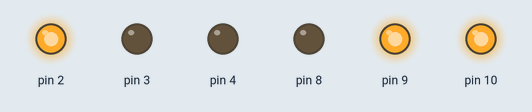
Simulated run of this sketch. Board: Arduino Uno, built with avr-gcc and run on an emulated ATmega328P. Parts: output pins drawn as LEDs (lit = HIGH).

Above: at 0.2 s.
At 1.2 s:
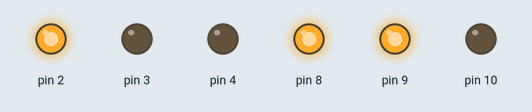
At 1.7 s:
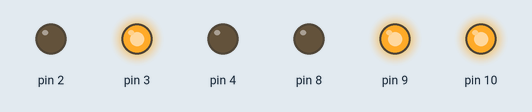
At 2.7 s:
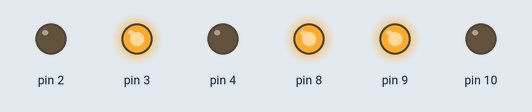
At 3.7 s:
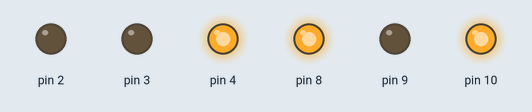
At 5.2 s:
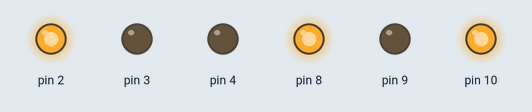
Timing chart, 0 to 5.9 s (numbered marks = the images above):
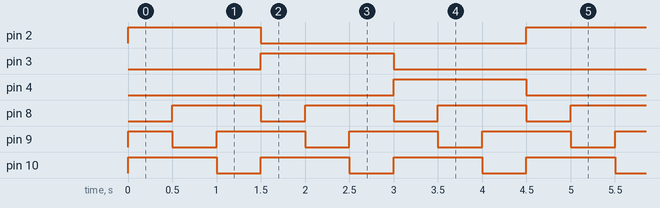

Measured:
- by itself, pin 2–4: alternates HIGH for 1.5 s and LOW for 3.0 s
- by itself, pin 8, pin 10: alternates HIGH for 1.0 s and LOW for 0.50 s
- by itself, pin 9: repeats every 1.5 s: LOW 0.50 s, HIGH 1.0 s

The sketch:

_02_-_Testando_matriz.ino
```cpp
// Linha 1 - Pino 2
// Linha 2 - Pino 3
// Linha 3 - Pino 4

// Coluna 1 - Pino 8
// Coluna 2 - Pino 9
// Coluna 3 - Pino 10

void setup() {
  pinMode(2,OUTPUT);
  pinMode(3,OUTPUT);
  pinMode(4,OUTPUT);
  pinMode(8,OUTPUT);
  pinMode(9,OUTPUT);
  pinMode(10,OUTPUT);
}

void loop() {
  for(int i=1;i<=3;i++) {
    for(int j=1;j<=3;j++) {
      acende(i,j);
      delay(500);
    }
  }
}

void acende(int linha,int coluna) {
  if(linha == 1)  digitalWrite(2,HIGH); else digitalWrite(2,LOW);
  if(linha == 2)  digitalWrite(3,HIGH); else digitalWrite(3,LOW);
  if(linha == 3)  digitalWrite(4,HIGH); else digitalWrite(4,LOW);
  if(coluna == 1) digitalWrite(8,LOW);  else digitalWrite(8,HIGH);
  if(coluna == 2) digitalWrite(9,LOW);  else digitalWrite(9,HIGH);
  if(coluna == 3) digitalWrite(10,LOW); else digitalWrite(10,HIGH);
}
```
